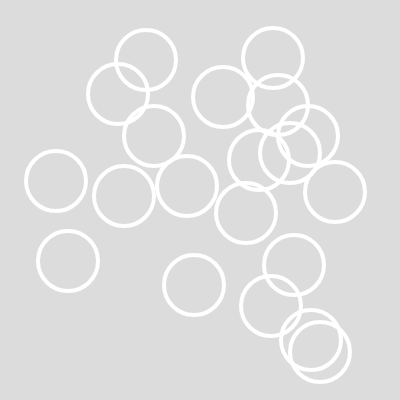
Frame 1 (no input)
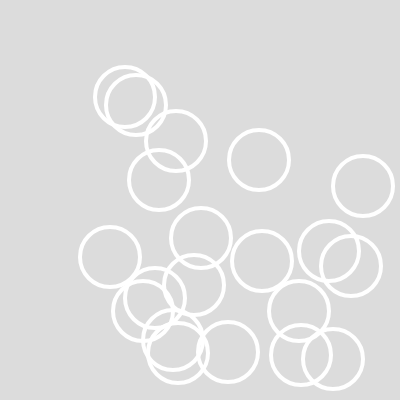
Frame 60 (no input)
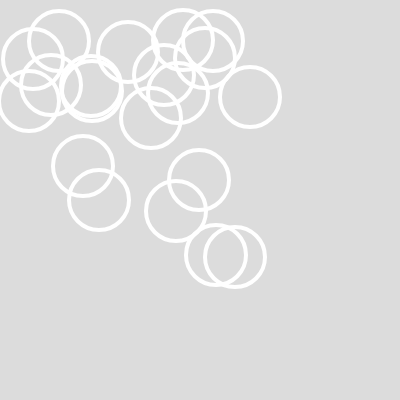
Frame 120 (the mouse pressed at the canvas centre since frame 60)

The p5.js sketch that drew these frames (run headless with seeded random() and noise() and a simulated clock; from frame 60 on, the mouse is pressed at the canvas centre):

// p5.js sketch
// ── sketch.js
// W6.2-1 Bouncing ball class done v3
// https://editor.p5js.org/benjamin.bergery/sketches/b6NkgW2XF
// NOTE console.log SLOWS DOWN sketch !!!
// fixed balls partially outside canvas with bradius variable


let bballs = [];

function setup() {
  createCanvas(400, 400);

  // fill array with new instances of Bball
  let bradius = 30;
  for (let indy = 0; indy < 20; indy++) {
    let xstart = round(random(bradius, width - bradius));
    let ystart = round(random(bradius, height - bradius));
    bballs[indy] = new Bball(xstart, ystart, bradius, 5);
  }
}

function draw() {
  background(220);

  // move and display each instance
  for (let indie = 0; indie < bballs.length; indie++) {
    bballs[indie].move();
    bballs[indie].show();
  }
}

/*** CLASS ********************/

class Bball {
  constructor(x, y, r, bsp) {
    this.x = x;
    this.y = y;
    this.r = r;
    this.xsp = bsp; // xspeed
    this.ysp = bsp; // yspeed
  }

  // display ball
  show() {
    stroke(255);
    strokeWeight(4);
    noFill();
    ellipse(this.x, this.y, this.r * 2);
  }

  // move and bounce ball
  move() {
    // move ball
    this.x = this.x + this.xsp;
    this.y = this.y + this.ysp;

    // bounce x
    if (this.x >= width - this.r || this.x <= 0 + this.r) {
      this.xsp = -this.xsp;
    }

    // bounce y
    if (this.y >= height - this.r || this.y <= 0 + this.r) {
      this.ysp = -this.ysp;
    }
  }
}

/*******************************/
// https://editor.p5js.org/benjamin.bergery/sketches/WUlFUTdMe
//   cornerBounce() {
//   }

// cornerBounce(brush) {
//   // inverts x and y speed at corners
//   if (brush.x >= width - brush.radius || brush.x <= brush.radius) {
//     brush.xspeed = -brush.xspeed;
//   }
//   if (brush.y >= height - brush.radius || brush.y - brush.radius <= 0) {
//     brush.yspeed = -brush.yspeed;
//   }

// https://editor.p5js.org/codingtrain/sketches/1y_xfueO
// for (let i = 0; i < bubbles.length; i++) {
//   bubbles[i].move();
//   bubbles[i].show();
// }

//   console.log("this.y", this.y);

//  SLINKY option in SetUp
    // xstart = xstart + width/20;
    // ystart = ystart + height/20;


/*** NOTES ********************/

// don't make UNNEEDED GLOBALS 
// let xstart = 0; // don't need to be global
// let ystart = 0;
// let indy = 0; 
